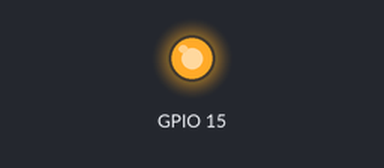
Simulated run of this program. Board: ESP32-S2. On the bench: output pins drawn as LEDs (lit = HIGH). WiFi joins after 1.5 s; servers stay silent unless stated; uploads are accepted with an empty reply; what the program prints to the serial monitor is not drawn.

Above: at 2.25 s.
At 4.4 s:
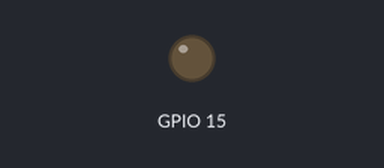
Timing chart, 0 to 5.2 s (numbered marks = the images above):
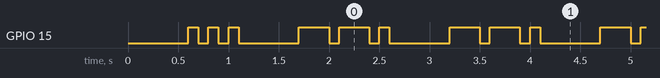

Measured:
- by itself, GPIO 15: moves between LOW and HIGH, repeating every 6.0 s
- by itself, everything shown: repeats every 1.5 s, in 6 steps

The program:

main.cpp
```cpp
#include "EPD_7in3e.h"

#include <WiFi.h>
#include <HTTPClient.h>

#include "esp_timer.h"

const char* ssid = "";
const char* password = "";

int statusCode = 0;
int ledPosition = 3;
int ledState = 0;
int ledTick = 0;

void IRAM_ATTR onTimer() {
    ledTick++;
    if (ledPosition == 3) {
        ledState = 0;
        if (ledTick == 5) {
            ledTick = 0;
            ledPosition = 0;
        }
    } else {
        int currentBit = (statusCode >> (2-ledPosition)) & 1;
        int onTicks = 1 + 2 * currentBit;

        ledState = ledTick <= onTicks;
        if (ledTick > onTicks) {
            ledTick = 0;
            ledPosition++;
        }
    }

    digitalWrite(15, ledState);
}

hw_timer_t *timer = NULL;

// horizontal:
//int width = 800;
//int height = 480;
//byte* url = "https://bunny.opisek.net/?width=800&height=480&colors=000000,ffffff,e6e600,cc0000,0033cc,00cc00";

// vertical:
int width = 480;
int height = 800;
const char* url = "https://bunny.opisek.net/?width=480&height=800&colors=000000,ffffff,e6e600,cc0000,0033cc,00cc00";

void setup() {
    pinMode(15, OUTPUT);
    digitalWrite(15, LOW);
    timer = timerBegin(0, 80, true);
    timerAttachInterrupt(timer, &onTimer, true);
    timerAlarmWrite(timer, 100000, true);
    timerAlarmEnable(timer);

    statusCode = 0;

    WiFi.begin(ssid, password);

    while (WiFi.status() != WL_CONNECTED) delay(100);

    statusCode = 1;

    HTTPClient http;
    http.begin(url);
    int httpCode = http.GET();

    UBYTE* img = (UBYTE*)ps_malloc(width / 2 * height);
    int rowBufLen = width * 3;
    //rowBufLen += (0b100 - (rowBufLen % 0b100)) & 0b100;
    uint8_t* rowBuf = (uint8_t*)malloc(rowBufLen);

    if (httpCode == HTTP_CODE_OK) {
        statusCode = 2;
        Serial.print("downloading");
        WiFiClient* stream = http.getStreamPtr();
        bool readingHeader = true;
        int y = 0;
        while (http.connected() && stream->available()) {
            if (readingHeader) {
                int len = stream->readBytes(rowBuf, 0x36);
                readingHeader = false;
            } else if (y < height) {
                int len = stream->readBytes(rowBuf, rowBufLen);
                for (int x = 0; x < width; x++) {
                    int pixelColor = rowBuf[x * 3] + (rowBuf[x * 3 + 1] << 8) + (rowBuf[x * 3 + 2] << 16);
                    UBYTE einkPixelColor;
                    switch (pixelColor) {
                        case 0x000000:
                            einkPixelColor = EPD_7IN3E_BLACK;
                        break;
                        case 0xe6e600:
                            einkPixelColor = EPD_7IN3E_YELLOW;
                        break;
                        case 0xcc0000:
                            einkPixelColor = EPD_7IN3E_RED;
                        break;
                        case 0x0033cc:
                            einkPixelColor = EPD_7IN3E_BLUE;
                        break;
                        case 0x00cc00:
                            einkPixelColor = EPD_7IN3E_GREEN;
                        break;
                        case 0xffffff:
                        default:
                            einkPixelColor = EPD_7IN3E_WHITE;
                        break;
                    }

                    // horizontal:
                    //int bufLocation = (height - 1 - y) * (width / 2) + (int)(i/2);
                    //UBYTE curPixel = img[bufLocation];
                    //if (x % 2 == 0) curPixel = (einkPixelColor << 4) | (curPixel & 0x0F);
                    //else curPixel = (curPixel & 0xF0) | einkPixelColor;
                    //img[bufLocation] = curPixel;

                    // vertical:
                    int bufLocation = x * (height / 2) + (int)(y/2);
                    UBYTE curPixel = img[bufLocation];
                    if (y % 2 == 0) curPixel = (einkPixelColor << 4) | (curPixel & 0x0F);
                    else curPixel = (curPixel & 0xF0) | einkPixelColor;
                    img[bufLocation] = curPixel;
                }
                y++;
            } else {
                int len = stream->readBytes(rowBuf, rowBufLen);
            }
        }
        statusCode = 3;
        DEV_Module_Init();
        statusCode = 4;
        EPD_7IN3E_Init();
        statusCode = 5;
        EPD_7IN3E_Display(img);
        EPD_7IN3E_Sleep();
        statusCode = 6;
    } else {
        statusCode = 7;
        Serial.print("download fail");
    }
    http.end();
}

void loop() {

}
```

Debug.h
```cpp
/*****************************************************************************
* | File      	:	Debug.h
* | Author      :   Waveshare team
* | Function    :	debug with printf
* | Info        :
*   Image scanning
*      Please use progressive scanning to generate images or fonts
*----------------
* |	This version:   V1.0
* | Date        :   2018-01-11
* | Info        :   Basic version
*
******************************************************************************/
#ifndef __DEBUG_H
#define __DEBUG_H

#include <Wire.h>

#define USE_DEBUG 1
#if USE_DEBUG
	#define Debug(__info) Serial.print(__info)
#else
	#define Debug(__info)
#endif

#endif
```

EPD_7in3e.h
```cpp
// (licence header left out)
#ifndef __EPD_7IN3E_H_
#define __EPD_7IN3E_H_

#include "Debug.h"
#include "DEV_Config.h"

// Display resolution
#define EPD_7IN3E_WIDTH       800
#define EPD_7IN3E_HEIGHT      480

/**********************************
Color Index
**********************************/
#define EPD_7IN3E_BLACK   0x0   /// 000
#define EPD_7IN3E_WHITE   0x1   /// 001
#define EPD_7IN3E_YELLOW  0x2   /// 010
#define EPD_7IN3E_RED     0x3   /// 011
// #define EPD_7IN3E_ORANGE  0x4   /// 100
#define EPD_7IN3E_BLUE    0x5   /// 101
#define EPD_7IN3E_GREEN   0x6   /// 110

void EPD_7IN3E_Init(void);
void EPD_7IN3E_Init_Fast(void);
void EPD_7IN3E_Clear(UBYTE color);
void EPD_7IN3E_Show7Block(void);
void EPD_7IN3E_Show(void);
void EPD_7IN3E_Display(UBYTE *Image);
void EPD_7IN3E_DisplayPart(const UBYTE *Image, UWORD xstart, UWORD ystart, UWORD image_width, UWORD image_heigh);
void EPD_7IN3E_Sleep(void);

#endif
```
